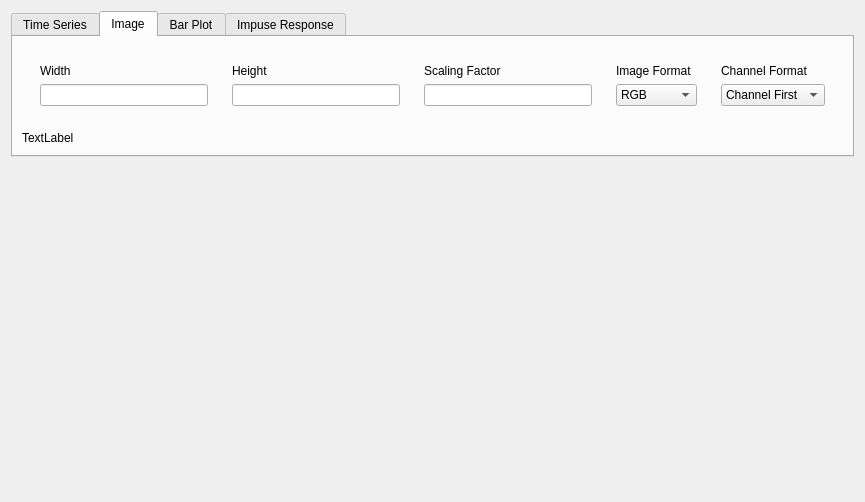
<?xml version="1.0" encoding="UTF-8"?>
<ui version="4.0">
 <class>Form</class>
 <widget class="QWidget" name="Form">
  <property name="geometry">
   <rect>
    <x>0</x>
    <y>0</y>
    <width>865</width>
    <height>502</height>
   </rect>
  </property>
  <property name="windowTitle">
   <string>Form</string>
  </property>
  <property name="inputMethodHints">
   <set>Qt::ImhNone</set>
  </property>
  <layout class="QVBoxLayout" name="verticalLayout">
   <item alignment="Qt::AlignTop">
    <widget class="QTabWidget" name="plotFormatTabWidget">
     <property name="currentIndex">
      <number>1</number>
     </property>
     <property name="iconSize">
      <size>
       <width>160</width>
       <height>160</height>
      </size>
     </property>
     <widget class="QWidget" name="time_series">
      <attribute name="title">
       <string>Time Series</string>
      </attribute>
      <layout class="QVBoxLayout" name="verticalLayout_2">
       <item>
        <widget class="QWidget" name="NominalSamplingRateWidget" native="true">
         <layout class="QHBoxLayout" name="horizontalLayout_2">
          <item>
           <widget class="QLabel" name="label_2">
            <property name="text">
             <string>Plot Time Duration</string>
            </property>
           </widget>
          </item>
          <item>
           <widget class="QLineEdit" name="plotTimeDurationLineEdit"/>
          </item>
         </layout>
        </widget>
       </item>
       <item>
        <widget class="QWidget" name="PlotTimeDurationWidget" native="true">
         <layout class="QHBoxLayout" name="horizontalLayout_3">
          <item>
           <widget class="QLabel" name="label">
            <property name="text">
             <string>Nominal Sampling Rate</string>
            </property>
           </widget>
          </item>
          <item>
           <widget class="QLineEdit" name="nominalSamplingRateLineEdit"/>
          </item>
         </layout>
        </widget>
       </item>
      </layout>
     </widget>
     <widget class="QWidget" name="image">
      <attribute name="title">
       <string>Image</string>
      </attribute>
      <layout class="QVBoxLayout" name="verticalLayout_4">
       <item>
        <widget class="QWidget" name="ImageInfoWidget" native="true">
         <layout class="QHBoxLayout" name="horizontalLayout">
          <item>
           <widget class="QWidget" name="WidthWidget" native="true">
            <layout class="QVBoxLayout" name="verticalLayout_3">
             <item>
              <widget class="QLabel" name="label_3">
               <property name="text">
                <string>Width</string>
               </property>
              </widget>
             </item>
             <item>
              <widget class="QLineEdit" name="imageWidthLineEdit"/>
             </item>
            </layout>
           </widget>
          </item>
          <item>
           <widget class="QWidget" name="HeightWidget" native="true">
            <layout class="QVBoxLayout" name="verticalLayout_5">
             <item>
              <widget class="QLabel" name="label_5">
               <property name="text">
                <string>Height</string>
               </property>
              </widget>
             </item>
             <item>
              <widget class="QLineEdit" name="imageHeightLineEdit"/>
             </item>
            </layout>
           </widget>
          </item>
          <item>
           <widget class="QWidget" name="widget" native="true">
            <layout class="QVBoxLayout" name="verticalLayout_8">
             <item>
              <widget class="QLabel" name="label_4">
               <property name="text">
                <string>Scaling Factor</string>
               </property>
              </widget>
             </item>
             <item>
              <widget class="QLineEdit" name="imageScalingFactorLineEdit"/>
             </item>
            </layout>
           </widget>
          </item>
          <item>
           <widget class="QWidget" name="ImageFormatWidget" native="true">
            <layout class="QVBoxLayout" name="verticalLayout_6">
             <item>
              <widget class="QLabel" name="label_6">
               <property name="text">
                <string>Image Format</string>
               </property>
              </widget>
             </item>
             <item>
              <widget class="QComboBox" name="imageFormatComboBox">
               <item>
                <property name="text">
                 <string>RGB</string>
                </property>
               </item>
               <item>
                <property name="text">
                 <string>PixelMap</string>
                </property>
               </item>
              </widget>
             </item>
            </layout>
           </widget>
          </item>
          <item>
           <widget class="QWidget" name="ChannelFormatWidget" native="true">
            <layout class="QVBoxLayout" name="verticalLayout_7">
             <item>
              <widget class="QLabel" name="label_7">
               <property name="text">
                <string>Channel Format</string>
               </property>
              </widget>
             </item>
             <item>
              <widget class="QComboBox" name="channelFormatCombobox">
               <item>
                <property name="text">
                 <string>Channel First</string>
                </property>
               </item>
               <item>
                <property name="text">
                 <string>Channel Last</string>
                </property>
               </item>
              </widget>
             </item>
            </layout>
           </widget>
          </item>
         </layout>
        </widget>
       </item>
       <item>
        <widget class="QLabel" name="imageFormatInfoLabel">
         <property name="text">
          <string>TextLabel</string>
         </property>
        </widget>
       </item>
      </layout>
     </widget>
     <widget class="QWidget" name="bar_plot">
      <attribute name="title">
       <string>Bar Plot</string>
      </attribute>
     </widget>
     <widget class="QWidget" name="impulse_response">
      <attribute name="title">
       <string>Impuse Response</string>
      </attribute>
     </widget>
    </widget>
   </item>
  </layout>
 </widget>
 <resources/>
 <connections/>
</ui>
